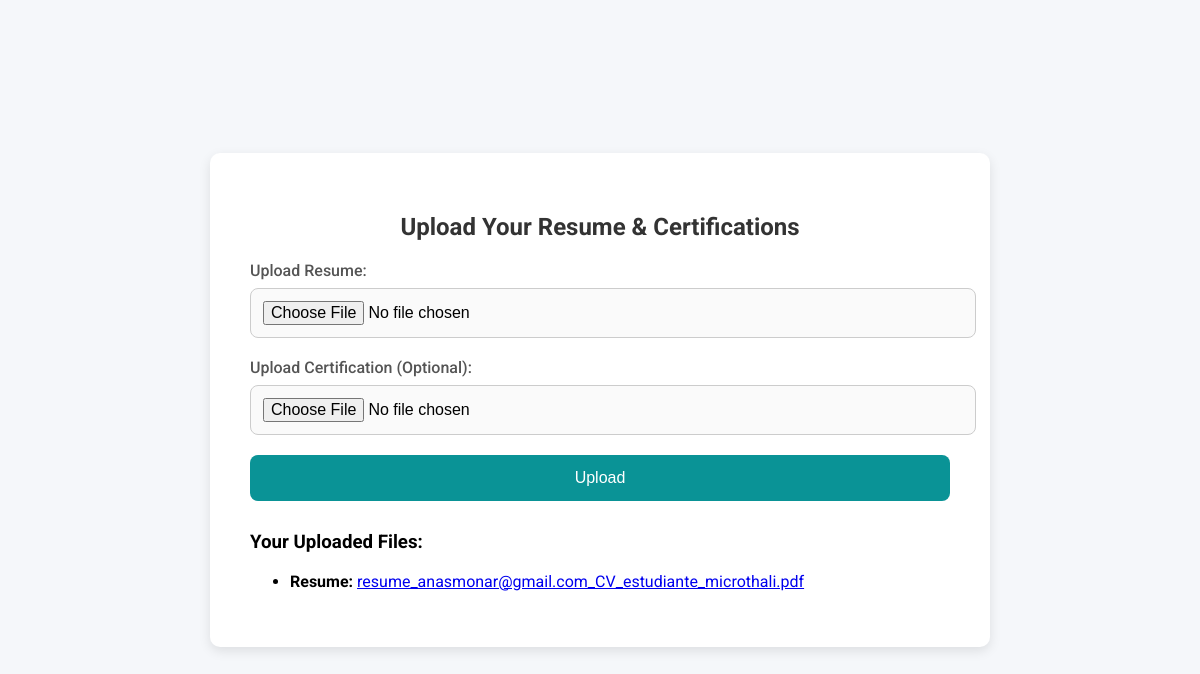
The page /user/resume_certifications (signed in) on the database as committed earlier.
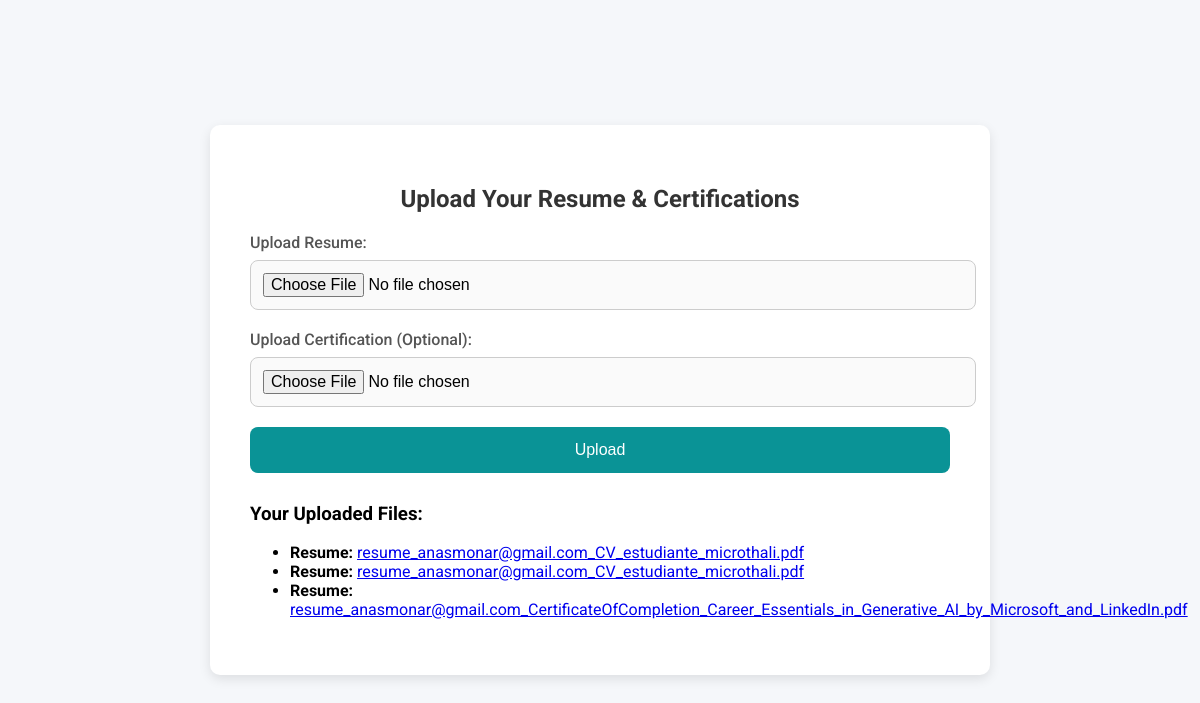
The same page on the database as committed later.
### models.py (models this page shows, shortened)
class ResumeCertification(db.Model):
    __tablename__ = 'resume_certifications'
    id = db.Column(db.Integer, primary_key=True)
    user_id = db.Column(db.Integer, db.ForeignKey('users.id'), nullable=False)
    resume_path = db.Column(db.String(255), nullable=True)  # Path to the resume file
    certification_path = db.Column(db.String(255), nullable=True)  # Path to the certification file
    uploaded_at = db.Column(db.DateTime, default=db.func.current_timestamp())  # Upload timestamp
    user = db.relationship('User', backref=db.backref('resume_certifications', lazy=True))

### user.py (the view, shortened to what this page needs)
@user_blueprint.route('/resume_certifications', methods=['GET', 'POST'])
def resume_certifications():
    user_id = session.get('user_id')
    if not user_id:
        flash('You need to log in to access this page.', 'error')
        return redirect(url_for('login'))  # Adjust as needed
    user = User.query.get(user_id)
    if not user:
        flash('User not found.', 'error')
        return redirect(url_for('login'))  # Adjust as needed
    resume_certifications = ResumeCertification.query.filter_by(user_id=user_id).all()
    return render_template(
        'resume_certifications.html',
        resume_certifications=resume_certifications
    )

### templates/resume_certifications.html (shortened to what this page needs)
<!DOCTYPE html>
<html lang="en">
<head>
    <link rel="stylesheet" href="https://cdnjs.cloudflare.com/ajax/libs/font-awesome/6.0.0-beta3/css/all.min.css">
</head>
<body>
    <div class="container">
        <h2>Upload Your Resume & Certifications</h2>
        <form action="{{ url_for('user.resume_certifications') }}" method="POST" enctype="multipart/form-data">
            <div class="form-group">
                <label for="resume">Upload Resume:</label>
                <input type="file" name="resume" id="resume" required>
            </div>
            <div class="form-group">
                <label for="certification">Upload Certification (Optional):</label>
                <input type="file" name="certification" id="certification">
            </div>
            <button type="submit">Upload</button>
        </form>
        <div class="file-list">
            {% if resume_certifications %}
                <h3>Your Uploaded Files:</h3>
                <ul>
                    {% for resume_cert in resume_certifications %}
                        {% if resume_cert.resume_path %}
                            <li>
                                <strong>Resume:</strong>
                                <a href="{{ url_for('static', filename=resume_cert.resume_path.split('static/')[1]) }}" target="_blank">
                                    {{ resume_cert.resume_path.split('/')[-1] }}
                                </a>
                            </li>
                        {% endif %}
                    {% endfor %}
                </ul>
            {% else %}
                <p>No files uploaded yet.</p>
            {% endif %}
        </div>
</body>
</html>

### templates/resume_certifications.html (style rules this page uses)
body { font-family: 'Roboto', sans-serif; background-color: #f5f7fa; margin: 0; padding: 0; display: flex; justify-content: center; align-items: center; height: 100vh; }
.container { background-color: #ffffff; padding: 40px; border-radius: 10px; box-shadow: 0 4px 12px rgba(0, 0, 0, 0.1); width: 100%; max-width: 700px; }
h2 { text-align: center; font-size: 24px; color: #333; margin-bottom: 20px; }
.form-group { margin-bottom: 20px; }
.form-group label { display: block; font-weight: 500; color: #555; margin-bottom: 8px; }
.form-group input[type="file"] { width: 100%; padding: 12px; font-size: 16px; border: 1px solid #ccc; border-radius: 8px; background-color: #fafafa; transition: border-color 0.3s ease; }
button[type="submit"] { width: 100%; padding: 14px; font-size: 16px; background-color: #0a9396; color: white; border: none; border-radius: 8px; cursor: pointer; transition: background-color 0.3s ease; }
.file-list { margin-top: 30px; }

Rows that differ between the two databases and show on the page:
now on this page (row edited): ResumeCertification: resume_path "resume_anasmonar@gmail.com_CV_estudiante_microthali.pdf"
added ResumeCertification: resume_path "resume_anasmonar@gmail.com_CertificateOfCompletion_Career_Essentials_in_Generative_AI_by_Microsoft_and_LinkedIn.pdf"
